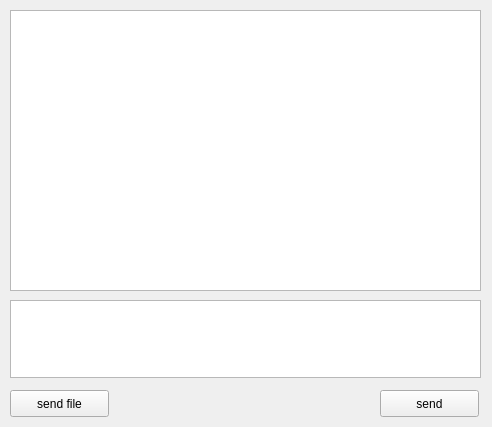
<?xml version="1.0" encoding="UTF-8"?>
<ui version="4.0">
 <class>ChatWnd</class>
 <widget class="QWidget" name="ChatWnd">
  <property name="geometry">
   <rect>
    <x>0</x>
    <y>0</y>
    <width>492</width>
    <height>427</height>
   </rect>
  </property>
  <property name="windowTitle">
   <string>Form</string>
  </property>
  <widget class="QTextEdit" name="input">
   <property name="geometry">
    <rect>
     <x>10</x>
     <y>300</y>
     <width>471</width>
     <height>78</height>
    </rect>
   </property>
  </widget>
  <widget class="QTextBrowser" name="record">
   <property name="geometry">
    <rect>
     <x>10</x>
     <y>10</y>
     <width>471</width>
     <height>281</height>
    </rect>
   </property>
  </widget>
  <widget class="QPushButton" name="send">
   <property name="geometry">
    <rect>
     <x>380</x>
     <y>390</y>
     <width>99</width>
     <height>27</height>
    </rect>
   </property>
   <property name="text">
    <string>send</string>
   </property>
  </widget>
  <widget class="QPushButton" name="send_file">
   <property name="geometry">
    <rect>
     <x>10</x>
     <y>390</y>
     <width>99</width>
     <height>27</height>
    </rect>
   </property>
   <property name="text">
    <string>send file</string>
   </property>
  </widget>
 </widget>
 <resources/>
 <connections/>
</ui>
